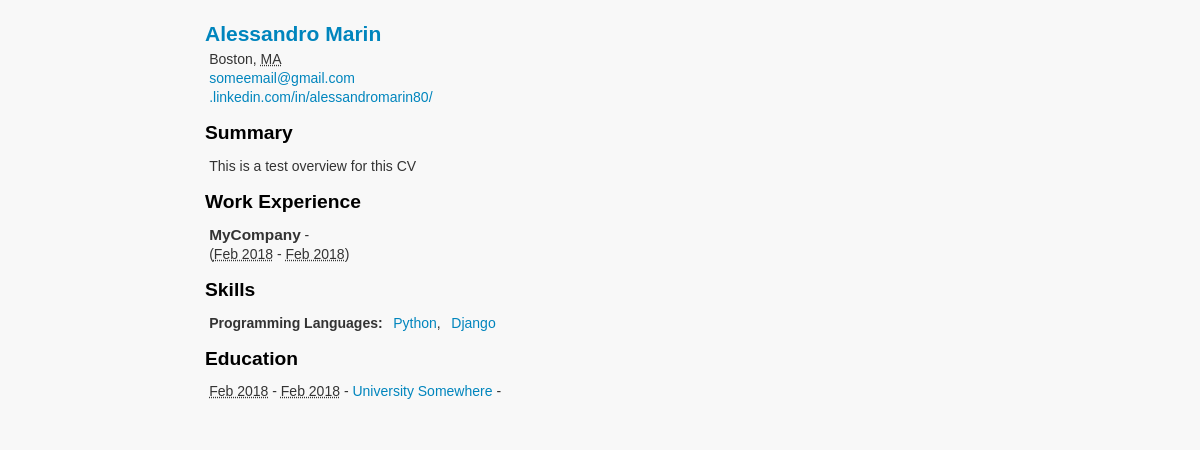
The page / on the database its author committed.
### resume/models.py (models this page shows, shortened)
class PersonalInfo(models.Model):
    first_name = models.CharField(max_length=255)
    last_name = models.CharField(max_length=255)
    locality = models.CharField(max_length=255, help_text="e.g. city such as Boston")
    region = models.CharField(max_length=255, help_text="e.g. state such as Massachusetts")
    region_shorthand = models.CharField(max_length=64, help_text="e.g. shorthand (abbr), MA for Massachusetts")
    email = models.EmailField()
    linkedin = models.URLField(blank=True)
    class Meta:
        verbose_name_plural = "Personal Info"

class Overview(models.Model):
    text = models.TextField()
    class Meta:
        verbose_name_plural = "Overview"

class Job(models.Model):
    company = models.CharField(max_length=250)
    location = models.CharField(max_length=250)
    title = models.CharField(max_length=250)
    company_url = models.URLField('Company URL')
    description = models.TextField(blank=True)
    start_date = models.DateField()
    completion_date = models.DateField()
    is_current = models.BooleanField(default=False)
    is_public = models.BooleanField(default=True)
    company_image = models.CharField(max_length=250, blank=True,
        help_text='path to company image, local or otherwise')
    class Meta:
        db_table = 'jobs'
        ordering = ['-completion_date','-start_date']
    def full_start_date(self):
        return self.start_date.strftime("%Y-%m-%d")
    def full_end_date(self):
        if (self.is_current == True):
            return time.strftime("%Y-%m-%d", time.localtime())
        else:
            return self.completion_date.strftime("%Y-%m-%d")
    def formatted_start_date(self):
            return self.start_date.strftime("%b %Y")
    def formatted_end_date(self):
        if (self.is_current == True):
            return "Current"
        else:
            return self.completion_date.strftime("%b %Y")

class Skillset(models.Model):
    name = models.CharField(max_length=250)

class Skill(models.Model):
    name =  models.CharField(max_length=250)
    skill_url = models.URLField('Skill URL', blank=True)
    skillset = models.ForeignKey('Skillset',on_delete=models.CASCADE)
    class Meta:
        ordering = ['id']

class Education(models.Model):
    name = models.CharField(max_length=250)
    location = models.CharField(max_length=250)
    school_url = models.URLField('School URL')
    start_date = models.DateField()
    completion_date = models.DateField()
    summary = models.TextField()
    is_current = models.BooleanField(default=False)
    class Meta:
        verbose_name_plural = "Education"
    def full_start_date(self):
        return self.start_date.strftime("%Y-%m-%d")
    def formatted_start_date(self):
        return self.start_date.strftime("%b %Y")
    def formatted_end_date(self):
        if (self.is_current == True):
            return "Current"
        else:
            return self.completion_date.strftime("%b %Y")

### resume/views.py (the view)
# urls.py: url(r'^$', views.index, name='resume_home'),
def index(request):
    site_name = RequestSite(request).domain
    personal_info = PersonalInfo.objects.all()[:1]
    overview = Overview.objects.all()[:1]
    education = Education.objects.all()
    job_list = Job.objects.all()
    skill_sets = Skillset.objects.all()
    return render(request, 'resume/resume.html', {
        'site_name': site_name,
        'personal_info': personal_info,
        'overview' : overview,
        'job_list' : job_list,
        'education' : education,
        'skill_sets' : skill_sets,
    })

### resume/templates/resume/resume.html (shortened to what this page needs)
<!DOCTYPE html>
<html lang="en">
<head>
  <link rel="stylesheet" type="text/css" media="screen, projection" charset="utf-8" href="{{ STATIC_URL }}css/screen.css" />
</head>
<body id="resume">
<div id="wrap">
<div class="contentwrap">
<div class="container_24">
<section class="grid_20 prefix_2 suffix_2">
  {% with personal_info|first as personal_info %}
  <div id="contactinfo" class="vcard">
    <h1 class="fn n" id="name"><a class="url" href="{% if request.is_secure %}https{% else %}http{% endif %}://{{ site_name }}{% url 'resume_home' %}" rel="me"><span class="given-name">{{ personal_info.first_name}}</span> <span class="family-name">{{ personal_info.last_name }}</span></a></h1>
    <div class="adr">
      <span class="locality">{{ personal_info.locality }}</span>, <abbr class="region" title="{{ personal_info.region }}">{{ personal_info.region_shorthand }}</abbr>
    </div>
    {% if personal_info.email %}
    <div class="email"><a href="mailto:{{ personal_info.email }}">{{ personal_info.email }}</a></div>
    {% endif %}
    {% if personal_info.linkedin %}
    <div class="linkedin">
      <a href="{{ personal_info.linkedin }}">{{ personal_info.linkedin|slice:"11:" }}</a>
    </div>
    {% endif %}
  </div>
  {% endwith %}
    <h2>Summary</h2>
    <p class="summary">
      {% with overview|first as overview %}
      {{ overview.text|safe }}
      {% endwith %}
    </p>
    <h2>Work Experience</h2>
    <ul id="job-list" class="vcalendar">
    {% for job in job_list %}
     {% if job.is_public %}
     <li class="experience vevent vcard">
      <span class="org">{{ job.company }}</span> -
      <br />
      <span class="period">(<abbr class="dtstart" title="{{ job.full_start_date }}">{{ job.formatted_start_date }}</abbr> - <abbr class="dtend" title="{{ job.full_end_date }}">{{ job.formatted_end_date }}</abbr>)</span>
    </li>
     {% endif %}
    {% endfor %}
    </ul>
    <h2>Skills</h2>
    <ul id="skill-list">
      {% for skillset in skill_sets %}
      <li class="skillset"><span class="skillset-title">{{ skillset.name }}:&nbsp;</span>
        {% for s in skillset.skill_set.all %}
          <a href="{{ s.skill_url }}" class="skill" rel="tag">{{ s.name }}</a>{% if not forloop.last %},&nbsp;{% endif %}
        {% endfor %}
      </li>
      {% endfor %}
    </ul>
    <h2>Education</h2>
    <ul id="edu-list" class="vcalendar">
    {% for edu in education %}
     <li class="education vevent vcard">
      <span class="period"><abbr class="dtstart" title="{{ edu.full_start_date }}">{{ edu.formatted_start_date }}</abbr> - <abbr class="dtend" title="{{ edu.full_end_ate }}">{{ edu.formatted_end_date }}</abbr></span> -
      <span class="org"><a rel="employer" href="{{ edu.school_url }}" class="summary url" title="{{ edu.name }}">{{ edu.name }}</a></span> -
     </li>
     {% endfor %}
    </ul>
</section>
</div>
</div>
</div>
</body>
</html>

### resume/static/css/screen.css (style rules this page uses)
body { margin: 0; color: #333333; background-color: #f8f8f8; font-family: helvetica, arial, sans-serif; font-size: 87.5%; line-height: 137.5%; }
a { text-decoration: none; }
a:link, a:visited { color: #0085bd; }
h1, h2, h3, h4, h5, h6 { color: black; }
h1, h2, h3 { font-family: helvetica, arial, sans-serif; }
h1 { font-size: 150.0%; }
h2 { font-size: 137.5%; }
.contentwrap { background-color: #f8f8f8; padding: 0.5em 0; }
#resume h1, #resume h2 { margin-bottom: 0.3em; }
#resume .adr, #resume .email, #resume .linkedin, #resume p { padding-left: 0.3em; }
#resume ul { padding-left: 0.3em; }
#resume ul li { list-style: none; }
#resume ul li.experience { margin-bottom: 0.8em; }
#resume ul li.experience .org { font-size: 1.1em; font-weight: bold; }
#resume ul#skill-list li { list-style: none; }
#resume ul#skill-list li .skillset-title { font-weight: bold; }
#resume ul#skill-list li a { margin-left: 0.2em; }

### resume/static/css/960/960_24_col.css (style rules this page uses)
body { min-width:960px }
.container_24 { margin-left:auto;margin-right:auto;width:960px }
.grid_1,.grid_2,.grid_3,.grid_4,.grid_5,.grid_6,.grid_7,.grid_8,.grid_9,.grid_10,.grid_11,.grid_12,.grid_13,.grid_14,.grid_15,.grid_16,.grid_17,.grid_18,.grid_19,.grid_20,.grid_21,.grid_22,.grid_23,.grid_24 { display:inline;float:left;margin-left:5px;margin-right:5px }
.container_24 .grid_20 { width:790px }
.container_24 .prefix_2 { padding-left:80px }
.container_24 .suffix_2 { padding-right:80px }
.clearfix:before,.clearfix:after,.container_24:before,.container_24:after { content:'.';display:block;overflow:hidden;visibility:hidden;font-size:0;line-height:0;width:0;height:0 }
.clearfix:after,.container_24:after { clear:both }
.clearfix,.container_24 { zoom:1 }

### rows shown on the page
PersonalInfo: first_name "Alessandro", last_name "Marin", locality "Boston", region_shorthand "MA", email "someemail@gmail.com", linkedin ".linkedin.com/in/alessandromarin80/"
Overview: text "This is a test overview for this CV"
Job: company "MyCompany", formatted_start_date "Feb 2018", formatted_end_date "Feb 2018"
Skillset: name "Programming Languages"
Skill: name "Python"
Skill: name "Django"
Education: formatted_start_date "Feb 2018", formatted_end_date "Feb 2018", name "University Somewhere"
